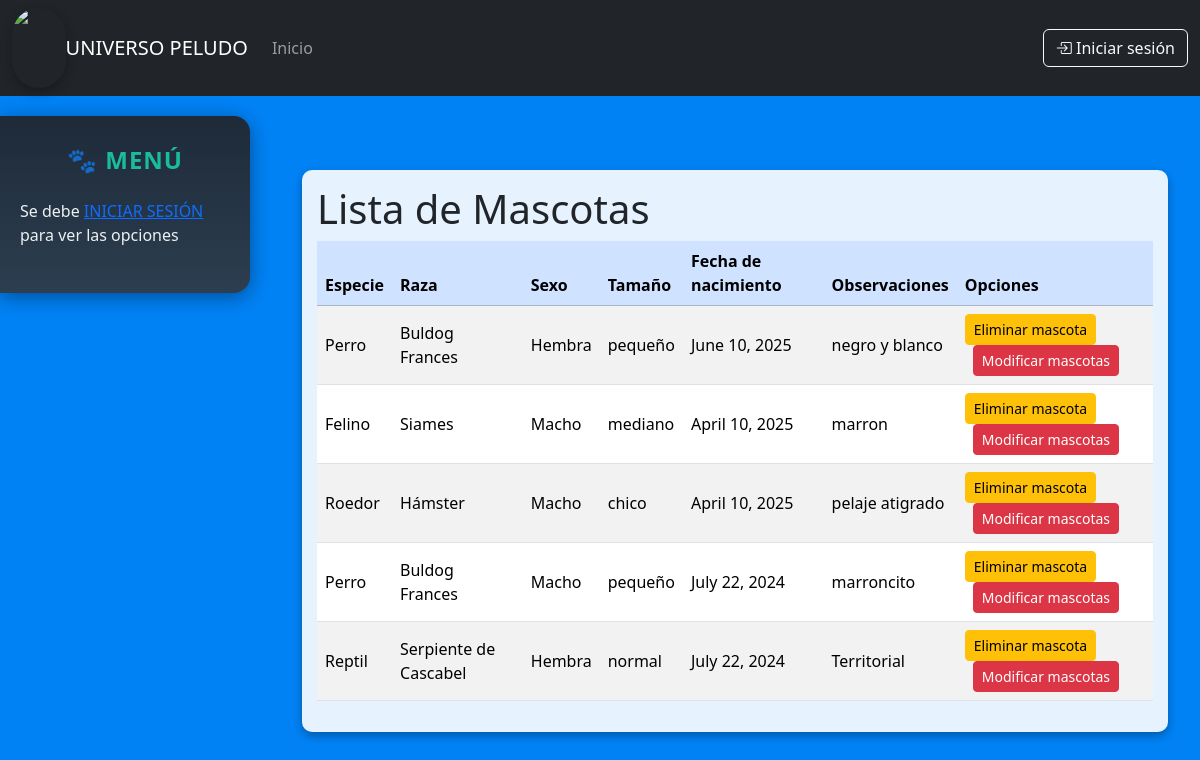
The app's page /listar_mascotas/, older data.
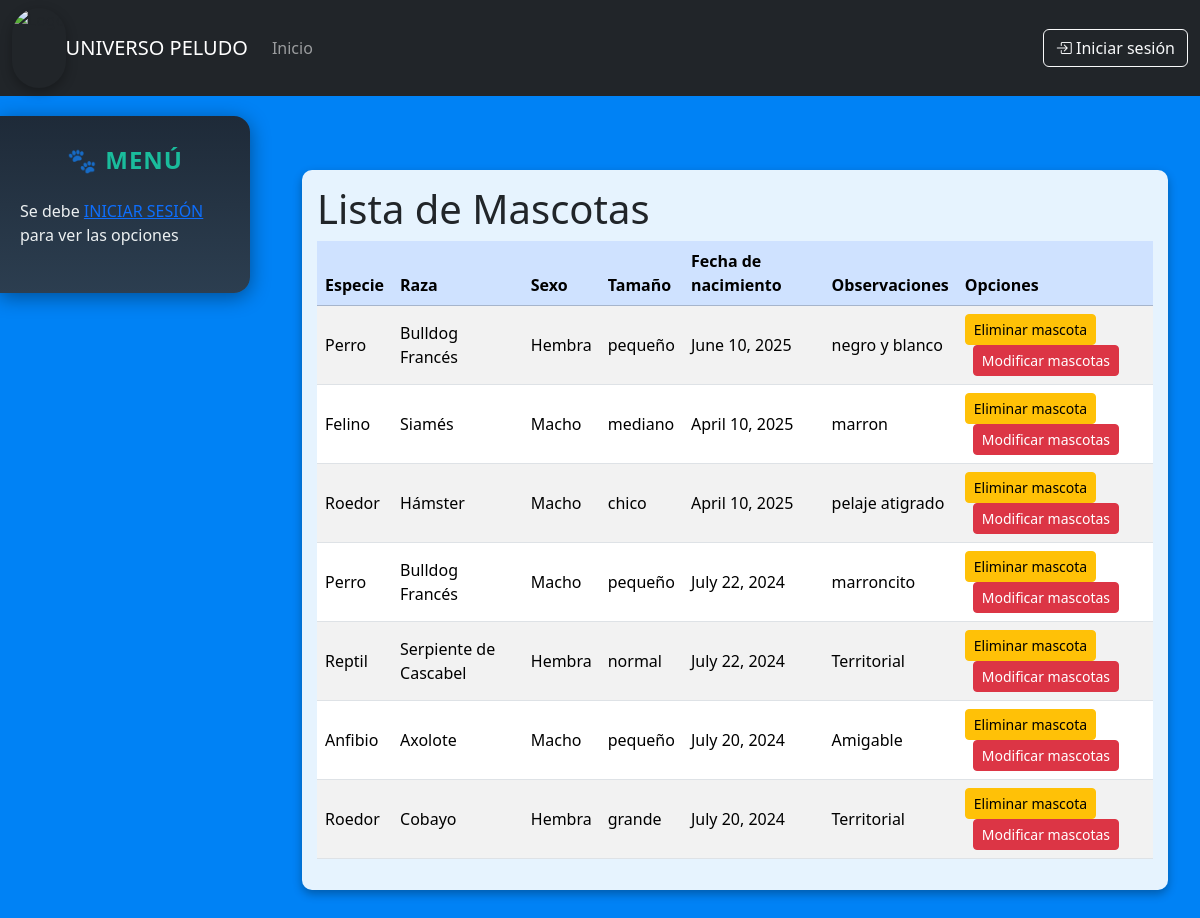
The same page, newer data.
### apps/core/models.py (models this page shows, shortened)
class Mascotas(models.Model):
    raza = models.ForeignKey(Raza, on_delete=models.SET_NULL, null=True, blank=True, related_name="raza")
    sexo = models.CharField(max_length= 6, choices = SEXO_CHOICES)
    tamanio = models.CharField(max_length=80)
    observaciones = models.CharField(max_length=200)
    fecha_nac = models.DateField()
    created_at = models.DateTimeField(auto_now_add=True)
    updated_at = models.DateTimeField(auto_now=True)

class Raza(models.Model):
    especie = models.ForeignKey(Especie, on_delete=models.SET_NULL, null=True, blank=True, related_name="especie")
    nombre = models.CharField(max_length=80)
    def __str__(self):
        return f"{self.nombre}"

class Especie(models.Model):
    nombre = models.CharField(max_length=80)
    descripcion = models.TextField(default="")
    def __str__(self):
        return f"{self.nombre}"

### apps/core/views.py (the view)
# urls.py: path('listar_mascotas/', ListarMascotas.as_view(), name='listar_mascotas'),
class ListarMascotas(ListView):
    model=Mascotas
    template_name='mascotas/listaMascotas.html'

### apps/core/templates/mascotas/listaMascotas.html
{% extends 'base.html' %}
{% block content %}
  <div class="table-responsive">
    <h1>Lista de Mascotas</h1>
    <table id="tablaUP" class="table table-striped table-hover align-middle">
      <thead class="table-primary">
        <tr>
          <th>Especie</th>
          <th>Raza</th>
          <th>Sexo</th>
          <th>Tamaño</th>
          <th>Fecha de nacimiento</th>
          <th>Observaciones</th>
          <th>Opciones</th>
        </tr>
      </thead>
      <tbody>
        {% for mascota in mascotas_list %}
          <tr>
            <td>{{mascota.raza.especie}}</td>
            <td>{{mascota.raza}}</td>
            <td>{{mascota.sexo}}</td>
            <td>{{mascota.tamanio}}</td>
            <td>{{mascota.fecha_nac}}</td>
            <td>{{mascota.observaciones}}</td>
            <td>
              <a href="{% url 'eliminar_mascotas' mascota.pk %}"class="btn btn-sm btn-warning">Eliminar mascota</a>
              <a href="{% url 'modificar_mascotas' mascota.pk %}"class="btn btn-sm btn-danger ms-2">Modificar mascotas</a>
            </td>
          </tr>
        {% endfor %}
      </tbody>
    </table>
  </div>
{% endblock %}

Row changes from the older to the newer data that the page shows:
changed through a linked row, Mascotas "June 10, 2025": raza "Buldog Frances" → "Bulldog Francés"
changed through a linked row, Mascotas "mediano": raza "Siames" → "Siamés"
changed through a linked row, Mascotas "marroncito": raza "Buldog Frances" → "Bulldog Francés"
added Mascotas: raza.especie "Anfibio", raza "Axolote", sexo "Macho", tamanio "pequeño", fecha_nac "July 20, 2024", observaciones "Amigable"
added Mascotas: raza.especie "Roedor", raza "Cobayo", sexo "Hembra", tamanio "grande", fecha_nac "July 20, 2024", observaciones "Territorial"
